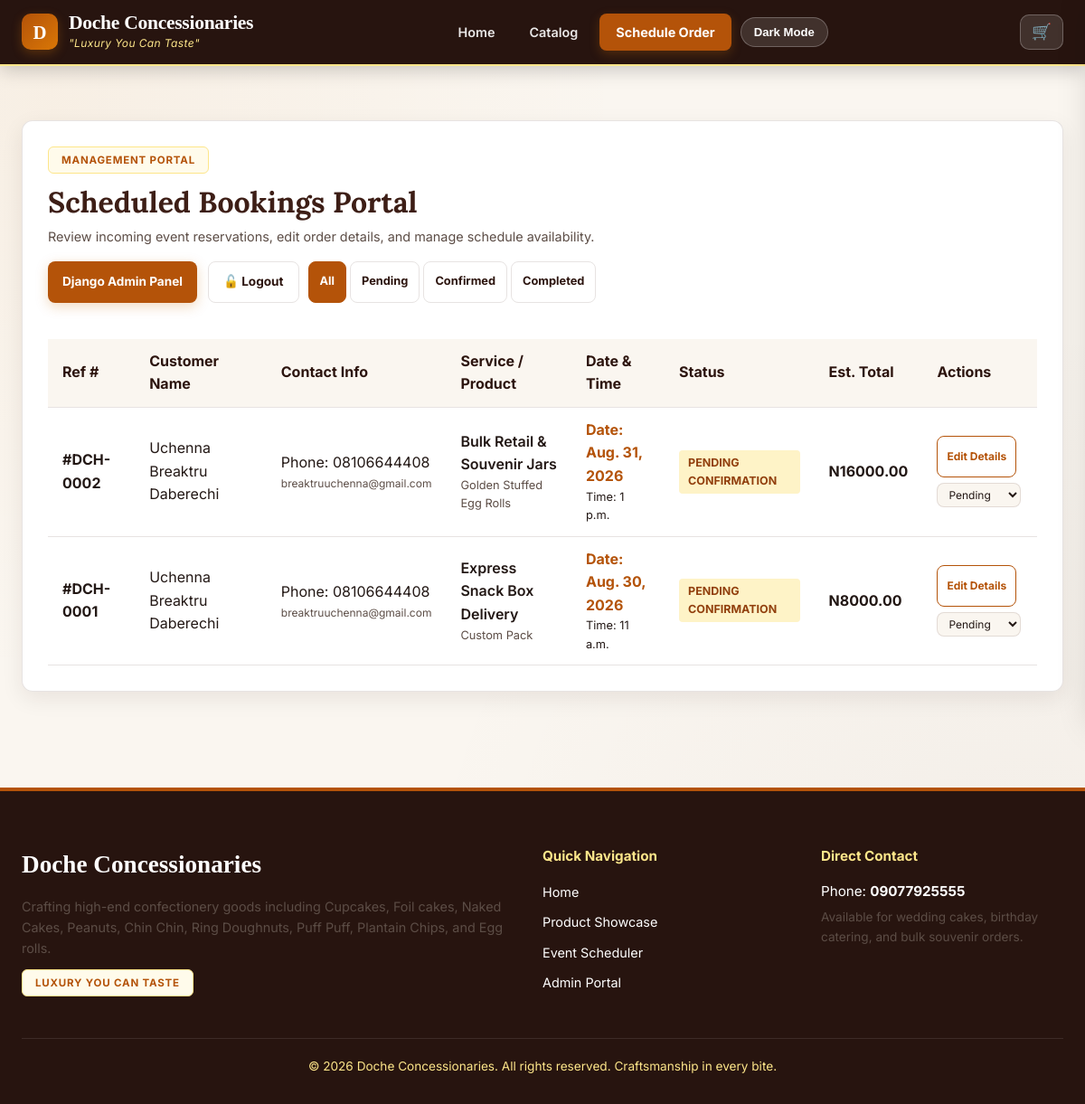
Page /manage/ (signed in) on the committed database.
### core/models.py (models this page shows, shortened)
class Booking(models.Model):
    STATUS_CHOICES = [
        ('PENDING', 'Pending Confirmation'),
        ('CONFIRMED', 'Confirmed'),
        ('COMPLETED', 'Completed'),
        ('CANCELLED', 'Cancelled'),
    ]
    customer_name = models.CharField(max_length=150)
    customer_email = models.EmailField()
    customer_phone = models.CharField(max_length=20)
    service = models.ForeignKey(Service, on_delete=models.SET_NULL, null=True, blank=True, related_name='bookings')
    product = models.ForeignKey(Product, on_delete=models.SET_NULL, null=True, blank=True, related_name='bookings')
    booking_date = models.DateField()
    booking_time = models.TimeField()
    quantity_notes = models.TextField(help_text='Specify quantity, flavor, or event details', blank=True)
    status = models.CharField(max_length=20, choices=STATUS_CHOICES, default='PENDING')
    estimated_price = models.DecimalField(max_digits=10, decimal_places=2, default=0.00)
    created_at = models.DateTimeField(auto_now_add=True)

class Service(models.Model):
    name = models.CharField(max_length=150)
    description = models.TextField()
    minimum_notice_days = models.IntegerField(default=2)
    base_price = models.DecimalField(max_digits=10, decimal_places=2)

class Product(models.Model):
    category = models.ForeignKey(Category, on_delete=models.CASCADE, related_name='products')
    name = models.CharField(max_length=150)
    description = models.TextField(blank=True)
    starting_price = models.DecimalField(max_digits=10, decimal_places=2)
    image = models.ImageField(upload_to='products/', blank=True, null=True, help_text="Upload image file directly from device")
    image_url = models.CharField(max_length=500, blank=True, help_text="External Image URL (fallback)")
    badge_tag = models.CharField(max_length=50, blank=True, default='Fresh Baked')
    is_available = models.BooleanField(default=True)
    is_featured = models.BooleanField(default=False)
    created_at = models.DateTimeField(auto_now_add=True)

### core/views.py (the view, shortened to what this page needs)
def manage_bookings(request):
    if not _check_manage_auth(request):
        return redirect('manage_login')
    status_filter = request.GET.get('status', '')
    bookings = Booking.objects.all().order_by('-created_at')
    if status_filter:
        bookings = bookings.filter(status=status_filter)
    return render(request, 'manage_bookings.html', {
        'bookings': bookings,
        'current_filter': status_filter,
    })

### core/views.py (called while the page is built)
def _check_manage_auth(request):
    return request.session.get('manage_auth') is True

### templates/manage_bookings.html (shortened to what this page needs)
{% extends 'base.html' %}
{% load static %}
{% block content %}
<div class="manage-card">
    <div class="manage-header">
        <div>
            <span class="tag-badge caramel">Management Portal</span>
            <h2 class="font-serif manage-heading">Scheduled Bookings Portal</h2>
            <p class="manage-sub">Review incoming event reservations, edit order details, and manage schedule availability.</p>
        </div>
        <div class="manage-controls">
            <div class="manage-controls-row">
                <a href="/admin/" target="_blank" rel="noopener noreferrer" class="btn-primary manage-admin-btn">Django Admin Panel</a>
                <a href="{% url 'manage_logout' %}" class="btn-secondary manage-logout-btn">🔓 Logout</a>
            </div>
            <div class="manage-filter-group">
                <a href="{% url 'manage_bookings' %}" class="btn-secondary manage-filter-btn {% if not current_filter %}btn-active-filter{% endif %}">All</a>
                <a href="{% url 'manage_bookings' %}?status=PENDING" class="btn-secondary manage-filter-btn {% if current_filter == 'PENDING' %}btn-active-filter{% endif %}">Pending</a>
                <a href="{% url 'manage_bookings' %}?status=CONFIRMED" class="btn-secondary manage-filter-btn {% if current_filter == 'CONFIRMED' %}btn-active-filter{% endif %}">Confirmed</a>
                <a href="{% url 'manage_bookings' %}?status=COMPLETED" class="btn-secondary manage-filter-btn {% if current_filter == 'COMPLETED' %}btn-active-filter{% endif %}">Completed</a>
            </div>
        </div>
    </div>
    <div class="table-responsive">
        <table class="data-table">
            <thead>
                <tr>
                    <th>Ref #</th>
                    <th>Customer Name</th>
                    <th>Contact Info</th>
                    <th>Service / Product</th>
                    <th>Date &amp; Time</th>
                    <th>Status</th>
                    <th>Est. Total</th>
                    <th>Actions</th>
                </tr>
            </thead>
            <tbody>
                {% for b in bookings %}
                <tr>
                    <td><strong>#DCH-000{{ b.id }}</strong></td>
                    <td>{{ b.customer_name }}</td>
                    <td>
                        <div>Phone: {{ b.customer_phone }}</div>
                        <div class="table-sub-text-sm">{{ b.customer_email }}</div>
                    </td>
                    <td>
                        <div class="table-service-name">{{ b.service.name|default:"Custom Service" }}</div>
                        <div class="table-product-sub-sm">{{ b.product.name|default:"Custom Pack" }}</div>
                    </td>
                    <td>
                        <div class="table-date-highlight">Date: {{ b.booking_date }}</div>
                        <div class="table-time-sm">Time: {{ b.booking_time }}</div>
                    </td>
                    <td>
                        <span class="status-badge status-{{ b.status }}">{{ b.get_status_display }}</span>
                    </td>
                    <td class="table-price-bold">N{{ b.estimated_price }}</td>
                    <td>
                        <div class="table-action-group">
                            <a href="{% url 'edit_booking' b.id %}" class="btn-secondary table-edit-btn">Edit Details</a>
                            <form method="POST" action="{% url 'manage_bookings' %}" class="table-status-form">
                                <select name="status" id="status-select-{{ b.id }}" title="Change Booking Status"
                                    class="form-select table-status-select"
                                    onchange="this.form.submit()">
                                    <option value="PENDING" {% if b.status == 'PENDING' %}selected{% endif %}>Pending</option>
                                </select>
                            </form>
                        </div>
                    </td>
                </tr>
                {% empty %}
                <tr>
                    <td colspan="8" class="table-empty-cell">No bookings found. <a href="{% url 'booking' %}">Create a new booking test slot -></a></td>
                </tr>
                {% endfor %}
            </tbody>
        </table>
    </div>
</div>
{% endblock %}

### rows in the picture
Booking: id "2", customer_name "Uchenna Breaktru Daberechi", customer_phone "08106644408", customer_email "breaktruuchenna@gmail.com", service.name "Bulk Retail & Souvenir Jars", product.name "Golden Stuffed Egg Rolls", booking_date "Aug. 31, 2026", booking_time "1 p.m.", status "PENDING CONFIRMATION", estimated_price "16000.00", status "Pending"
Booking: id "1", customer_name "Uchenna Breaktru Daberechi", customer_phone "08106644408", customer_email "breaktruuchenna@gmail.com", service.name "Express Snack Box Delivery", product.name "Custom Pack", booking_date "Aug. 30, 2026", booking_time "11 a.m.", status "PENDING CONFIRMATION", estimated_price "8000.00", status "Pending"
